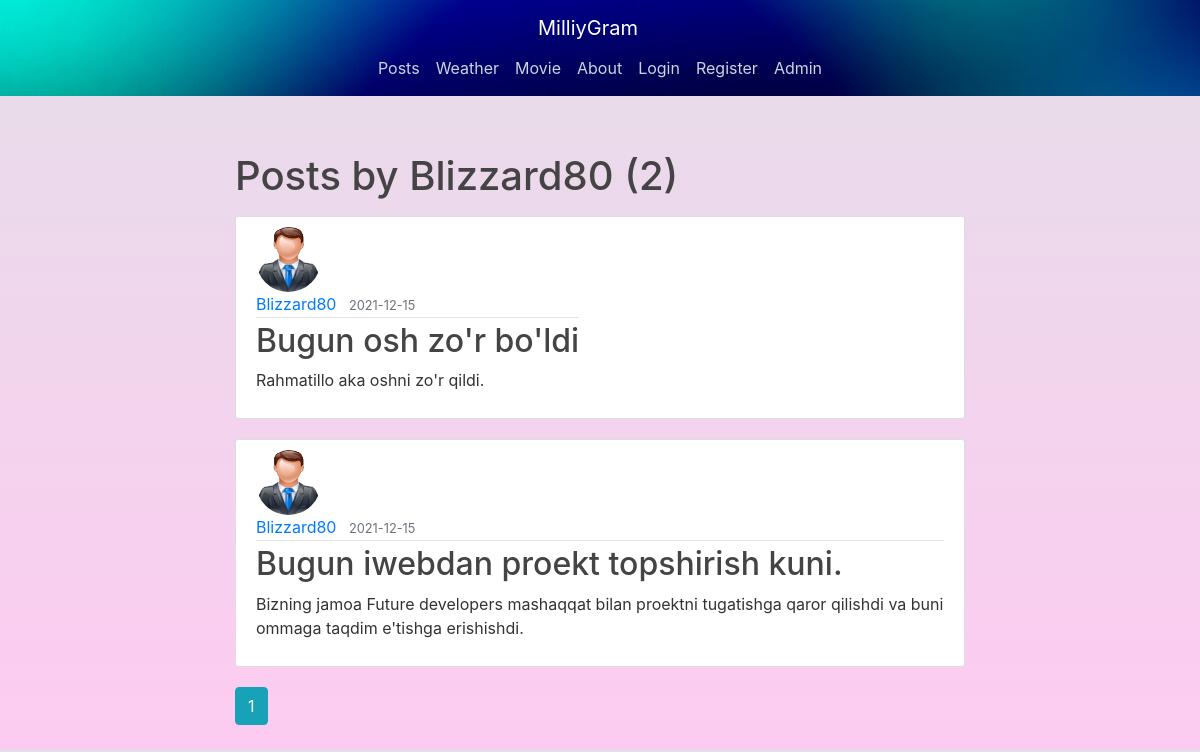
The page /user/Blizzard80 on the database its author committed.
### flaskblog/models.py (models this page shows, shortened)
class User(db.Model, UserMixin):
    id = db.Column(db.Integer, primary_key=True)
    username = db.Column(db.String(20), unique=True, nullable=False)
    email = db.Column(db.String(120), unique=True, nullable=False)
    image_file = db.Column(db.String(20), nullable=False, default='default.jpg')
    password = db.Column(db.String(60), nullable=False)
    posts = db.relationship('Post', backref='author', lazy=True)

class Post(db.Model):
    id = db.Column(db.Integer, primary_key=True)
    title = db.Column(db.String(100), nullable=False)
    date_posted = db.Column(db.DateTime, nullable=False, default=datetime.utcnow)
    content = db.Column(db.Text, nullable=False)
    user_id = db.Column(db.Integer, db.ForeignKey('user.id'), nullable=False)

### flaskblog/routes.py (the view)
@app.route("/user/<string:username>")
def user_posts(username):
    page = request.args.get('page', 1, type=int)
    user = User.query.filter_by(username=username).first_or_404()
    posts = Post.query.filter_by(author=user)\
        .order_by(Post.date_posted.desc())\
        .paginate(page=page, per_page=5)
    return render_template('user_posts.html', posts=posts, user=user)

### flaskblog/templates/user_posts.html
{% extends "layout.html" %}
{% block content %}
    <h1 class="mb-3">Posts by {{ user.username }} ({{ posts.total }})</h1>
    {% for post in posts.items %}
        <article class="media content-section">
          <img class="rounded-circle article-img" src="{{ url_for('static', filename='profile_pics/' + post.author.image_file) }}">
          <div class="media-body">
            <div class="article-metadata">
              <a class="mr-2" href="{{ url_for('user_posts', username=post.author.username) }}">{{ post.author.username }}</a>
              <small class="text-muted">{{ post.date_posted.strftime('%Y-%m-%d') }}</small>
            </div>
            <h2><a class="article-title" href="{{ url_for('post', post_id=post.id) }}">{{ post.title }}</a></h2>
            <p class="article-content">{{ post.content }}</p>
          </div>
        </article>
    {% endfor %}
    {% for page_num in posts.iter_pages(left_edge=1, right_edge=1, left_current=1, right_current=2) %}
      {% if page_num %}
        {% if posts.page == page_num %}
          <a class="btn btn-info mb-4" href="{{ url_for('user_posts', username=user.username, page=page_num) }}">{{ page_num }}</a>
        {% else %}
          <a class="btn btn-outline-info mb-4" href="{{ url_for('user_posts', username=user.username, page=page_num) }}">{{ page_num }}</a>
        {% endif %}
      {% else %}
        ...
      {% endif %}
    {% endfor %}
{% endblock content %}

### flaskblog/static/main.css (style rules this page uses)
body { background: #fafafa; color: #333333; margin-top: 5rem; }

### flaskblog/templates/layout.html (style rules this page uses)
body { background: #fafafa; color: #333333; margin-top: 5rem; }
h1, h2, h3, h4, h5, h6 { color: #444444; }
.content-section { background: #ffffff; padding: 10px 20px; border: 1px solid #dddddd; border-radius: 3px; margin-bottom: 20px; display: flex; flex-direction: column; }
.article-title { color: #444444; }
.article-content { white-space: pre-line; }
.article-img { height: 65px; width: 65px; margin-right: 16px; }
.article-metadata { padding-bottom: 1px; margin-bottom: 4px; border-bottom: 1px solid #e3e3e3 }
body { background-image: linear-gradient(to top, #fdcbf1 0%, #fdcbf1 1%, #e6dee9 100%); max-width: 100%; }

### rows shown on the page
User: username "Blizzard80"
Post: image_file (placeholder picture), author.username "Blizzard80", date_posted "2021-12-15", title "Bugun osh zo'r bo'ldi", content "Rahmatillo aka oshni zo'r qildi."
Post: image_file (placeholder picture), author.username "Blizzard80", date_posted "2021-12-15", title "Bugun iwebdan proekt topshirish kuni.", content "Bizning jamoa Future developers mashaqqat bilan proektni tugatishga qaror qilishdi va buni ommaga taqdim e'tishga erishishdi."

### other values the page prints
{{ posts.total }} "2"
{{ page_num }} "1"
